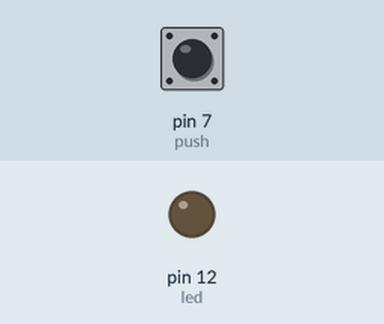
Bench run of a sketch on a simulated Arduino Uno, built with avr-gcc and run on an emulated ATmega328P. On the bench: output pins drawn as LEDs (lit = HIGH). The test bench sets the inputs (shaded band); at power-on: pin 7 (push) HIGH.

Above: at 1.2 s.
1.3 s: pin 7 (push) pulled LOW for 0.15 s
At 1.37 s:
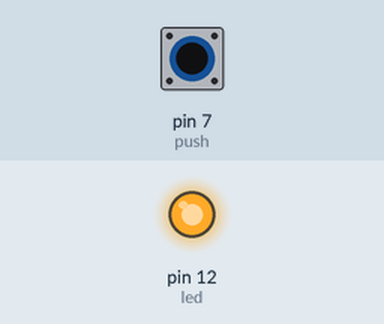
2.9 s: pin 7 (push) pulled LOW for 3.2 s
At 6.9 s:
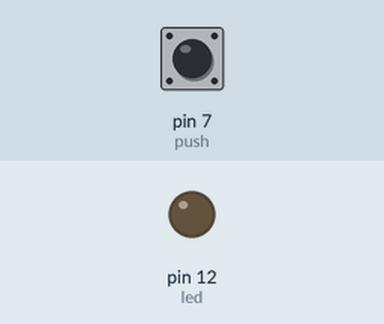
Timing chart, 0 to 8.4 s (numbered marks = the images above; inputs shaded):
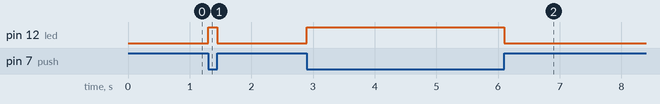

Measured:
- after the input at 1.3 s, pin 12 (led): LOW → HIGH at once, → LOW 0.15 s later
- after the input at 2.9 s, pin 12 (led): LOW → HIGH at once, → LOW 3.2 s later

The sketch:

PUSh_LED.ino
```cpp
// C++ code
//
//#define ACTIVATED LOW


int led=12;
int push =7;
int state;
void setup()
{
  pinMode(led,OUTPUT);
  pinMode(push,INPUT);
  digitalWrite(push,HIGH);


}

void loop()
{
   state=digitalRead(push);
  if(state==LOW){
    digitalWrite(led,HIGH);
  }
  else{
    digitalWrite(led,LOW);
  }
}

  
```
